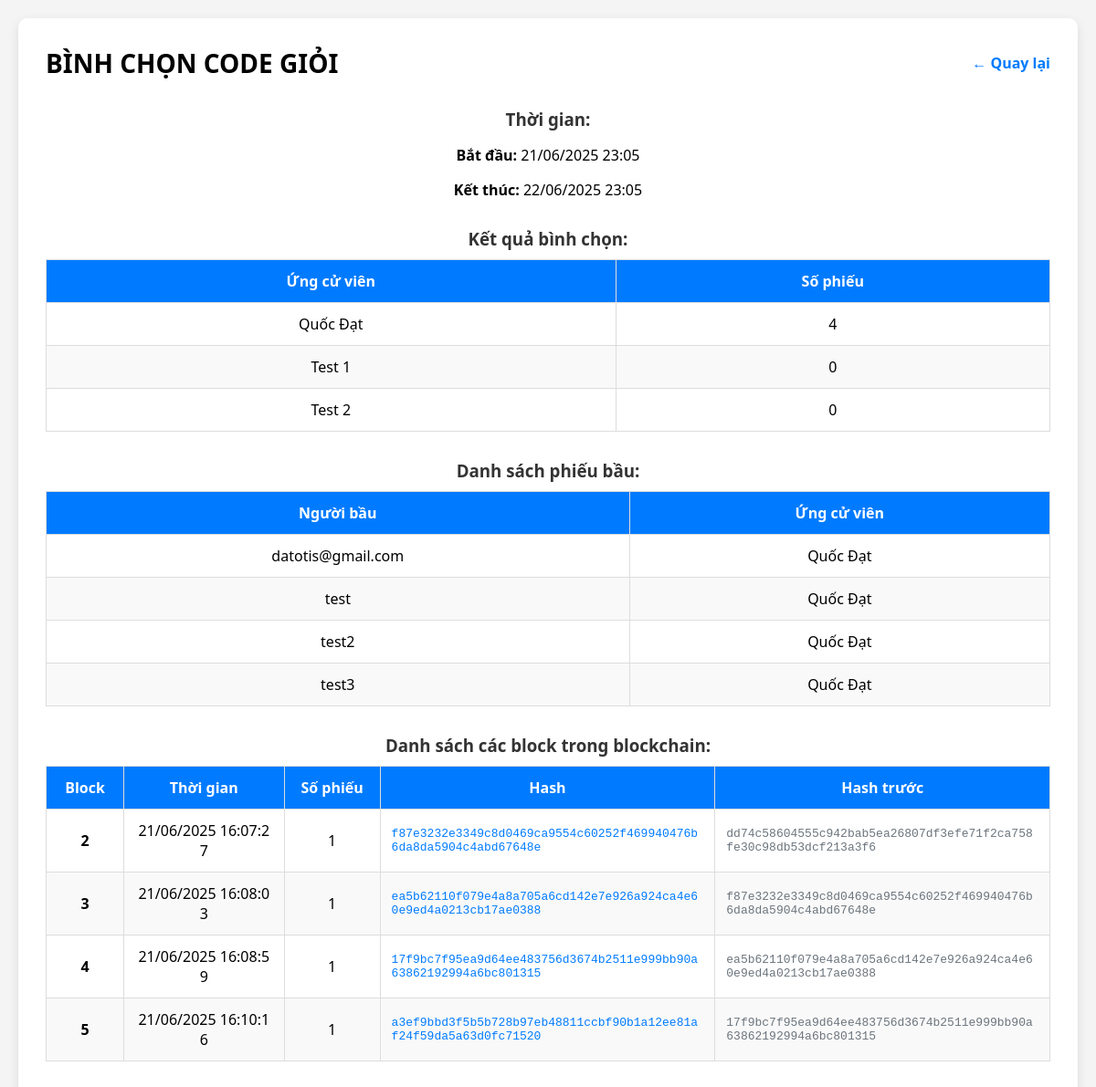
The app's page /admin/poll/1 (signed in) with its own data.
### models.py (models this page shows)
class Poll(db.Model):
    id = db.Column(db.Integer, primary_key=True)
    title = db.Column(db.String(200), nullable=False)
    start_time = db.Column(db.DateTime, nullable=False)
    end_time = db.Column(db.DateTime, nullable=False)
    candidates = db.relationship("Candidate", backref="poll", lazy=True, cascade="all, delete")

class Candidate(db.Model):
    id = db.Column(db.Integer, primary_key=True)
    name = db.Column(db.String(80), nullable=False)
    poll_id = db.Column(db.Integer, db.ForeignKey('poll.id'), nullable=False)

class Block(db.Model):
    id = db.Column(db.Integer, primary_key=True)
    poll_id = db.Column(db.Integer, db.ForeignKey('poll.id'), nullable=False)  # Gắn block với cuộc bình chọn
    index = db.Column(db.Integer, nullable=False)
    timestamp = db.Column(db.DateTime, default=datetime.utcnow)
    votes_json = db.Column(db.Text, nullable=False)
    voted_users_json = db.Column(db.Text, nullable=False)
    previous_hash = db.Column(db.String(64), nullable=False)
    hash = db.Column(db.String(64), nullable=False)

### app.py (the view)
@app.route("/admin/poll/<int:poll_id>")
def poll_detail(poll_id):
    if "user_id" not in session or not session.get("is_admin"):
        return redirect(url_for("login"))
    poll = Poll.query.get_or_404(poll_id)
    votes = blockchain.get_all_votes()
    vote_counts = {c.name: 0 for c in poll.candidates}
    for vote in votes:
        if vote["poll_id"] == poll.id and vote["candidate"] in vote_counts:
            vote_counts[vote["candidate"]] += 1
    poll_blocks = []
    blocks = Block.query.order_by(Block.index).all()
    for block in blocks:
        block_votes = [v for v in json.loads(block.votes_json) if v["poll_id"] == poll.id]
        if block_votes:
            poll_blocks.append({
                "index": block.index,
                "timestamp": block.timestamp,
                "votes": block_votes,
                "hash": block.hash,
                "previous_hash": block.previous_hash
            })
    return render_template("poll_detail.html",
                           poll=poll,
                           vote_counts=vote_counts,
                           votes=[v for v in votes if v["poll_id"] == poll.id],
                           blocks=poll_blocks)

### blockchain.py (called while the page is built)
    def get_all_votes(self):
        votes = []
        all_blocks = Block.query.all()
        for block in all_blocks:
            votes.extend(json.loads(block.votes_json))
        for poll_votes in self.current_votes.values():
            votes.extend(poll_votes)
        return votes

### templates/poll_detail.html (shortened to what this page needs)
<!DOCTYPE html>
<html lang="vi">
<head>
    <link rel="stylesheet" href="/static/style.css">
</head>
<body>
    <div class="container">
        <header>
            <h2>{{ poll.title }}</h2>
            <a href="/admin" class="back-btn">← Quay lại</a>
        </header>
        <section>
            <h3>Thời gian:</h3>
            <p><strong>Bắt đầu:</strong> {{ poll.start_time.strftime("%d/%m/%Y %H:%M") }}</p>
            <p><strong>Kết thúc:</strong> {{ poll.end_time.strftime("%d/%m/%Y %H:%M") }}</p>
        </section>
        <section>
            <h3>Kết quả bình chọn:</h3>
            <table>
                <thead>
                    <tr>
                        <th>Ứng cử viên</th>
                        <th>Số phiếu</th>
                    </tr>
                </thead>
                <tbody>
                    {% for name, count in vote_counts.items() %}
                    <tr>
                        <td>{{ name }}</td>
                        <td>{{ count }}</td>
                    </tr>
                    {% endfor %}
                </tbody>
            </table>
        </section>
        <section>
            <h3>Danh sách phiếu bầu:</h3>
            <table>
                <thead>
                    <tr>
                        <th>Người bầu</th>
                        <th>Ứng cử viên</th>
                    </tr>
                </thead>
                <tbody>
                    {% for vote in votes %}
                    {% if vote["candidate"] in vote_counts %}
                    <tr>
                        <td>{{ vote["voter"] }}</td>
                        <td>{{ vote["candidate"] }}</td>
                    </tr>
                    {% endif %}
                    {% endfor %}
                </tbody>
            </table>
        </section>
        <section>
            <h3>Danh sách các block trong blockchain:</h3>
            <div style="overflow-x: auto;">
                <table>
                    <thead>
                        <tr>
                            <th style="min-width: 60px;">Block</th>
                            <th style="min-width: 150px;">Thời gian</th>
                            <th style="min-width: 80px;">Số phiếu</th>
                            <th style="min-width: 300px;">Hash</th>
                            <th style="min-width: 300px;">Hash trước</th>
                        </tr>
                    </thead>
                    <tbody>
                        {% for block in blocks %}
                        <tr>
                            <td><strong>{{ block.index }}</strong></td>
                            <td>{{ block.timestamp.strftime("%d/%m/%Y %H:%M:%S") }}</td>
                            <td>{{ block.votes|length }}</td>
                            <td style="text-align: left; font-family: monospace; color: #007bff;">{{ block.hash }}</td>
                            <td style="text-align: left; font-family: monospace; color: #6c757d;">{{ block.previous_hash
                                }}</td>
                        </tr>
                        {% endfor %}
                    </tbody>
                </table>
            </div>
        </section>
    </div>
</body>
</html>

### static/style.css (style rules this page uses)
body { font-family: Arial, sans-serif; text-align: center; margin: 50px; }
table { width: 50%; margin: auto; border-collapse: collapse; }
th, td { border: 1px solid black; padding: 10px; }

### templates/poll_detail.html (style rules this page uses)
body { font-family: 'Segoe UI', sans-serif; background-color: #f4f4f4; margin: 0; padding: 20px; }
.container { max-width: 1100px; margin: auto; background: #fff; padding: 30px; border-radius: 10px; box-shadow: 0 4px 12px rgba(0, 0, 0, 0.1); }
header { display: flex; justify-content: space-between; align-items: center; margin-bottom: 30px; }
header h2 { margin: 0; font-size: 28px; }
.back-btn { text-decoration: none; color: #007BFF; font-weight: bold; }
section { margin-bottom: 30px; }
h3 { margin-bottom: 10px; color: #333; }
table { width: 100%; border-collapse: collapse; background: #fff; }
th, td { border: 1px solid #ddd; padding: 12px; text-align: center; word-break: break-all; }
th { background-color: #007BFF; color: white; }
tr:nth-child(even) { background-color: #f9f9f9; }

### records on screen
Poll: title "BÌNH CHỌN CODE GIỎI", start_time "21/06/2025 23:05", end_time "22/06/2025 23:05"
Candidate: name "Quốc Đạt", count "4"
Candidate: name "Test 1", count "0"
Candidate: name "Test 2", count "0"
Block: index "2", timestamp "21/06/2025 16:07:27", votes|length "1", hash "f87e3232e3349c8d0469ca9554c60252f469940476b6da8da5904c4abd67648e", previous_hash "dd74c58604555c942bab5ea26807df3efe71f2ca758fe30c98db53dcf213a3f6"
Block: index "3", timestamp "21/06/2025 16:08:03", votes|length "1", hash "ea5b62110f079e4a8a705a6cd142e7e926a924ca4e60e9ed4a0213cb17ae0388", previous_hash "f87e3232e3349c8d0469ca9554c60252f469940476b6da8da5904c4abd67648e"
Block: index "4", timestamp "21/06/2025 16:08:59", votes|length "1", hash "17f9bc7f95ea9d64ee483756d3674b2511e999bb90a63862192994a6bc801315", previous_hash "ea5b62110f079e4a8a705a6cd142e7e926a924ca4e60e9ed4a0213cb17ae0388"
Block: index "5", timestamp "21/06/2025 16:10:16", votes|length "1", hash "a3ef9bbd3f5b5b728b97eb48811ccbf90b1a12ee81af24f59da5a63d0fc71520", previous_hash "17f9bc7f95ea9d64ee483756d3674b2511e999bb90a63862192994a6bc801315"

### other values on screen
{{ vote["voter"] }} "datotis@gmail.com" "test" "test2" "test3"
{{ vote["candidate"] }} "Quốc Đạt" "Quốc Đạt" "Quốc Đạt" "Quốc Đạt"
